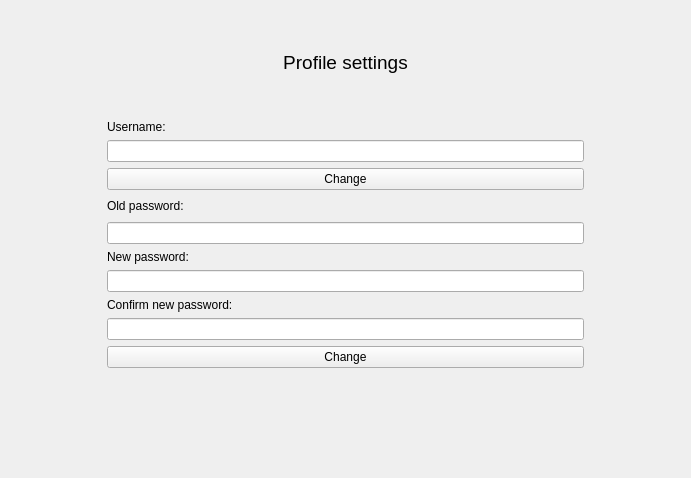
<?xml version="1.0" encoding="UTF-8"?>
<ui version="4.0">
 <class>ProfileForm</class>
 <widget class="QWidget" name="ProfileForm">
  <property name="geometry">
   <rect>
    <x>0</x>
    <y>0</y>
    <width>691</width>
    <height>478</height>
   </rect>
  </property>
  <property name="windowTitle">
   <string>Form</string>
  </property>
  <layout class="QGridLayout" name="gridLayout_2">
   <item row="0" column="0">
    <layout class="QGridLayout" name="gridLayout" rowstretch="0,0,0,0,0,0,0,0,0,0,0,0,0,0,0,0,0" columnstretch="1,5,1">
     <property name="leftMargin">
      <number>0</number>
     </property>
     <item row="0" column="1">
      <widget class="QLabel" name="label">
       <property name="text">
        <string>&lt;html&gt;&lt;head/&gt;&lt;body&gt;&lt;p align=&quot;center&quot;&gt;&lt;br/&gt;&lt;/p&gt;&lt;p align=&quot;center&quot;&gt;&lt;span style=&quot; font-size:14pt;&quot;&gt;Profile settings&lt;/span&gt;&lt;/p&gt;&lt;p align=&quot;center&quot;&gt;&lt;br/&gt;&lt;/p&gt;&lt;/body&gt;&lt;/html&gt;</string>
       </property>
      </widget>
     </item>
     <item row="16" column="1">
      <spacer name="verticalSpacer">
       <property name="orientation">
        <enum>Qt::Vertical</enum>
       </property>
       <property name="sizeHint" stdset="0">
        <size>
         <width>20</width>
         <height>40</height>
        </size>
       </property>
      </spacer>
     </item>
     <item row="12" column="1">
      <widget class="QPushButton" name="ChangePass">
       <property name="text">
        <string>Change</string>
       </property>
      </widget>
     </item>
     <item row="11" column="1">
      <widget class="QLineEdit" name="ConNewPassEdit"/>
     </item>
     <item row="10" column="1">
      <widget class="QLabel" name="label_4">
       <property name="text">
        <string>Confirm new password:</string>
       </property>
      </widget>
     </item>
     <item row="5" column="1">
      <widget class="QLabel" name="label_3">
       <property name="text">
        <string>Old password:</string>
       </property>
      </widget>
     </item>
     <item row="1" column="1">
      <widget class="QLabel" name="label_2">
       <property name="text">
        <string>Username:</string>
       </property>
      </widget>
     </item>
     <item row="6" column="1">
      <widget class="QLineEdit" name="OldPassEdit"/>
     </item>
     <item row="5" column="2">
      <spacer name="horizontalSpacer_3">
       <property name="orientation">
        <enum>Qt::Horizontal</enum>
       </property>
       <property name="sizeHint" stdset="0">
        <size>
         <width>40</width>
         <height>20</height>
        </size>
       </property>
      </spacer>
     </item>
     <item row="3" column="1">
      <widget class="QPushButton" name="ChangeUsername">
       <property name="text">
        <string>Change</string>
       </property>
      </widget>
     </item>
     <item row="2" column="1">
      <widget class="QLineEdit" name="UsernameEdit"/>
     </item>
     <item row="7" column="1">
      <widget class="QLabel" name="label_5">
       <property name="text">
        <string>New password:</string>
       </property>
      </widget>
     </item>
     <item row="8" column="1">
      <widget class="QLineEdit" name="NewPassEdit"/>
     </item>
     <item row="5" column="0">
      <spacer name="horizontalSpacer_2">
       <property name="orientation">
        <enum>Qt::Horizontal</enum>
       </property>
       <property name="sizeHint" stdset="0">
        <size>
         <width>40</width>
         <height>20</height>
        </size>
       </property>
      </spacer>
     </item>
    </layout>
   </item>
  </layout>
 </widget>
 <resources/>
 <connections/>
</ui>
